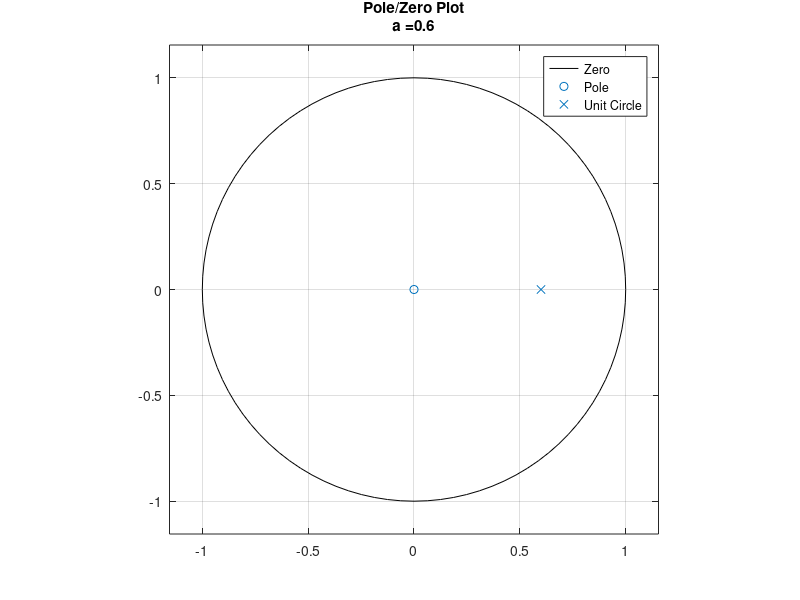
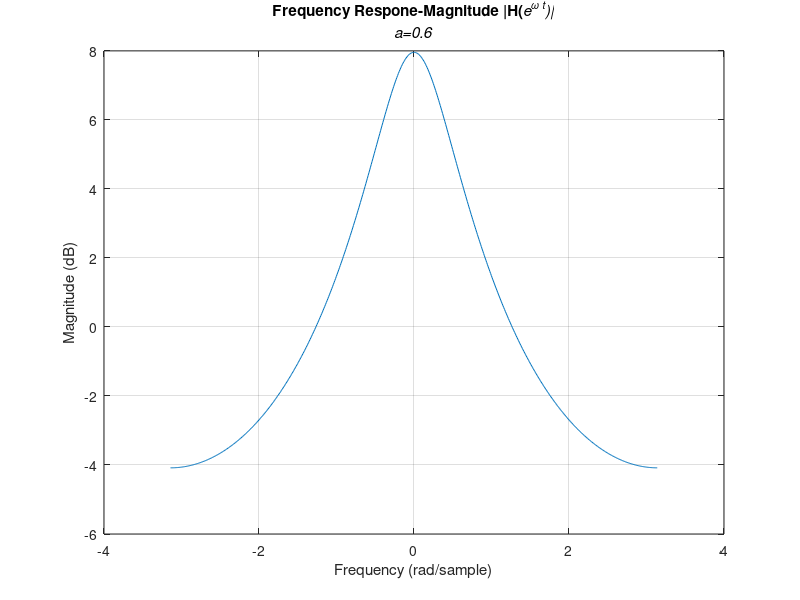

Reproduce these figures in MATLAB, in order. (Note: this script raises an error after producing the figures.)
% % % % % % % % % % % % % % % % % % % % % % % % % % % % % % % % % % % % % % % % % 
% % % % % % % % % % % % % ECE 254 : Digital Signal Processing % % % % % % % % % %  
% % % % % % % % % % % % % % %  % % % Matlab Project % % % % % % % % % % % % % % % 
% % % % % % % Simple Digital Filter Design Using Pole-Zero Placement% % % % % % %
% % % % % % % % % % % % % % % % % % % % % % % % % % % % % % % % % % % % % % % % % 
%///////////////////////////////////////////////////////////////////////////////% 
% Author : Ahmed Abdel Aziz
% Submitted to : Dr. Micheal Ibrahim
% FAll 17
%///////////////////////////////////////////////////////////////////////////////% 

%% PART 1 %%
% First Order Discrete-Time Lowpass Filter
%_________________________________________

%             1
% H(Z) = ------------
%       (1-p1*(z^-1))

% Consider p1 = a

%% General Requirements for a = 0.6 :
%
% 1. Pole-zero plot and the unit circle in the Z-domain:

    a = 0.6 ;     
    figure('name','1st Order LPF - Pole/Zero Plot (a=0.6)');
    NUMERATOR_COEFF_b = 1 ;   
    DENOMINATOR_COEFF_a = [1 -a] ;
    zplane(NUMERATOR_COEFF_b ,DENOMINATOR_COEFF_a) ;
    grid on
    title({['Pole/Zero Plot'];['a =',num2str(a),'']})
    legend on
    legend ( 'Zero' , 'Pole' , 'Unit Circle')

% 2. Magnitude response of the filter in dB in the frequency range(-pi<w<=pi):

    figure('name','1st Order LPF - Frequency Respone-Magnitude (a=0.6) ');

    % Freqency Range
    omega = -pi:0.01:pi ;   
    % Get frequency response --> h
    [h,w] = freqz(NUMERATOR_COEFF_b ,DENOMINATOR_COEFF_a ,omega); 
    % Plot the magnitude of the frequency response
    plot(w,20*log10(abs(h)));  
    grid on
    title({'Frequency Respone-Magnitude |H(\ite^{\omega t})|';['a=',num2str(a),'']})
    xlabel('Frequency (rad/sample)')
    ylabel('Magnitude (dB)')


% 3. Phase response of the filter in dB in the frequency range(-pi<w<=pi):

    figure('name','1st Order LPF - Phase Respone (a=0.6)');

    % Get phase response --> phi
    [phi,w]=phasez(NUMERATOR_COEFF_b ,DENOMINATOR_COEFF_a ,omega) ;
    % Plot the magnitude of the frequency response
    plot(w,phi);  
    grid on
    title({'Phase Respone' ;['a=',num2str(a),'']})
    xlabel('Frequency (rad/sample)')
    ylabel('Phase (rad)')

% 4. The filter's impulse response:

    figure('name','1st Order LPF - Impulse Respone (a=0.6)');

    impz(NUMERATOR_COEFF_b,DENOMINATOR_COEFF_a) ;
    grid on
    title({'Impulse Response' ;['a=',num2str(a),'']})


%-----------------------------------------------------------------------%
    
%% General Requirements for a = -0.6 :

% 1. Pole-zero plot and the unit circle in the Zdomain:
    a = -0.6 ;     
    figure('name','1st Order LPF - Pole/Zero Plot (a=-0.6)');

    NUMERATOR_COEFF_b = 1 ;   
    DENOMINATOR_COEFF_a = [1 -a] ;  
    zplane(NUMERATOR_COEFF_b ,DENOMINATOR_COEFF_a) ;
    grid on
    title({['Pole/Zero Plot'];['a =', num2str(a),'']})
    legend on
    legend ('Zero','Pole','Unit Circle')

% 2. Magnitude response of the filter in dB in the frequency range(-pi<w<=pi):

    figure('name','1st Order LPF - Frequency Respone-Magnitude (a=-0.6) ');

    % Freqency Range
    omega = -pi:0.01:pi ;   
    % Get frequency response --> h
    [h,w] = freqz(NUMERATOR_COEFF_b ,DENOMINATOR_COEFF_a ,omega); 
    % Plot the magnitude of the frequency response
    plot(w,20*log10(abs(h)));  
    grid on
    title({'Frequency Respone-Magnitude |H(\ite^{\omega t})|';['a=',num2str(a),'']})
    xlabel('Frequency (rad/sample)')
    ylabel('Magnitude (dB)')


% 3. Phase response of the filter in dB in the frequency range(-pi<w<=pi):

    figure('name','1st Order LPF - Phase Respone (a=-0.6)');


    % Get phase response --> phi
    [phi,w]=phasez(NUMERATOR_COEFF_b ,DENOMINATOR_COEFF_a ,omega) ;
    % Plot the magnitude of the frequency response
    plot(w,phi);  
    grid on
    title({'Phase Respone' ;['a=',num2str(a),'']})
    xlabel('Frequency (rad/sample)')
    ylabel('Phase (rad)')

% 4. The filter's impulse response:

    figure('name','1st Order LPF - Impulse Respone (a=-0.6)');

    impz(NUMERATOR_COEFF_b,DENOMINATOR_COEFF_a) ;
    grid on
    title({'Impulse Response' ;['a=',num2str(a),'']})
%----------------------------------------------------------------------%

%   From the plotted graphs we can deduce the following:
%
%   1- Substituting with a= 0.6 gives a low pass filter
%   2- Substituting with a= -0.6 gives a high pass filter

%% ------------------------------------------------------------------ %%
